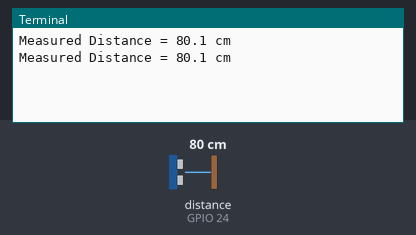
Recording of a program running on a simulated Raspberry Pi (BCM pin numbers). Shown: the last lines printed to the terminal. The test bench sets the inputs (shaded band); at power-on: distance to the obstacle (sensor on GPIO 24) 80 cm. The echo pulse lasts 58.3 µs per cm; the clock reads 2024-03-15 10:24:30 at power-on unless the program sets it.

Above: at 1.2 s.
1.3 s: distance to the obstacle (sensor on GPIO 24) set to 2 cm
At 2.6 s:
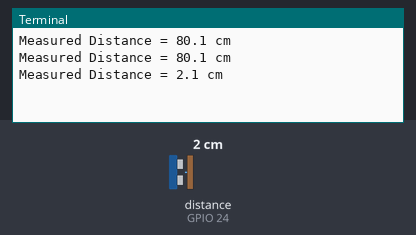
2.8 s: distance to the obstacle (sensor on GPIO 24) set to 4 cm
At 3.6 s:
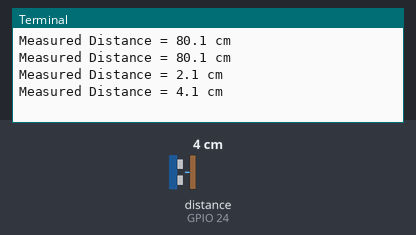
Timing chart, 0 to 5.8 s (numbered marks = the images above; inputs shaded):
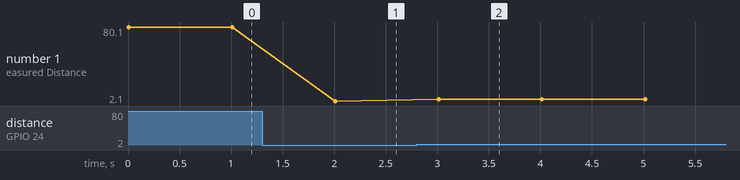

The program:

ultrasonik.py
```python
import RPi.GPIO as GPIO
import time

GPIO.setmode(GPIO.BCM)
GPIO.setwarnings(False)

echo = 24
trig = 23
trig_time = 0.00001

GPIO.setup(echo, GPIO.IN)
GPIO.setup(trig, GPIO.OUT)

def get_distance():
	GPIO.output(trig, 0)
	time.sleep(0.000002)
	GPIO.output(trig, 1)
	time.sleep(trig_time)
	GPIO.output(trig, 0)

	while GPIO.input(echo) == 0:
		startCount = time.time()

	while GPIO.input(echo) == 1:
		endCount = time.time()

	duration = endCount - startCount
	distance = (duration * 34300) / 2

	return distance

if __name__ == '__main__':
	try:
		while True:
			dist = get_distance()
			print("Measured Distance = %.1f cm" % dist)
			time.sleep(1)

	except KeyboardInterrupt:
		print("Measurement stopped")
		GPIO.cleanup()
```

Measured:
- after the input at 1.3 s, the terminal: prints a new line after 0.71 s (image 1)
- after the input at 2.8 s, the terminal: prints a new line after 0.21 s (image 2)
- plotted number 1: 80.1 → 2.1 after the input at 1.3 s, 2.1 → 4.1 after the input at 2.8 s
